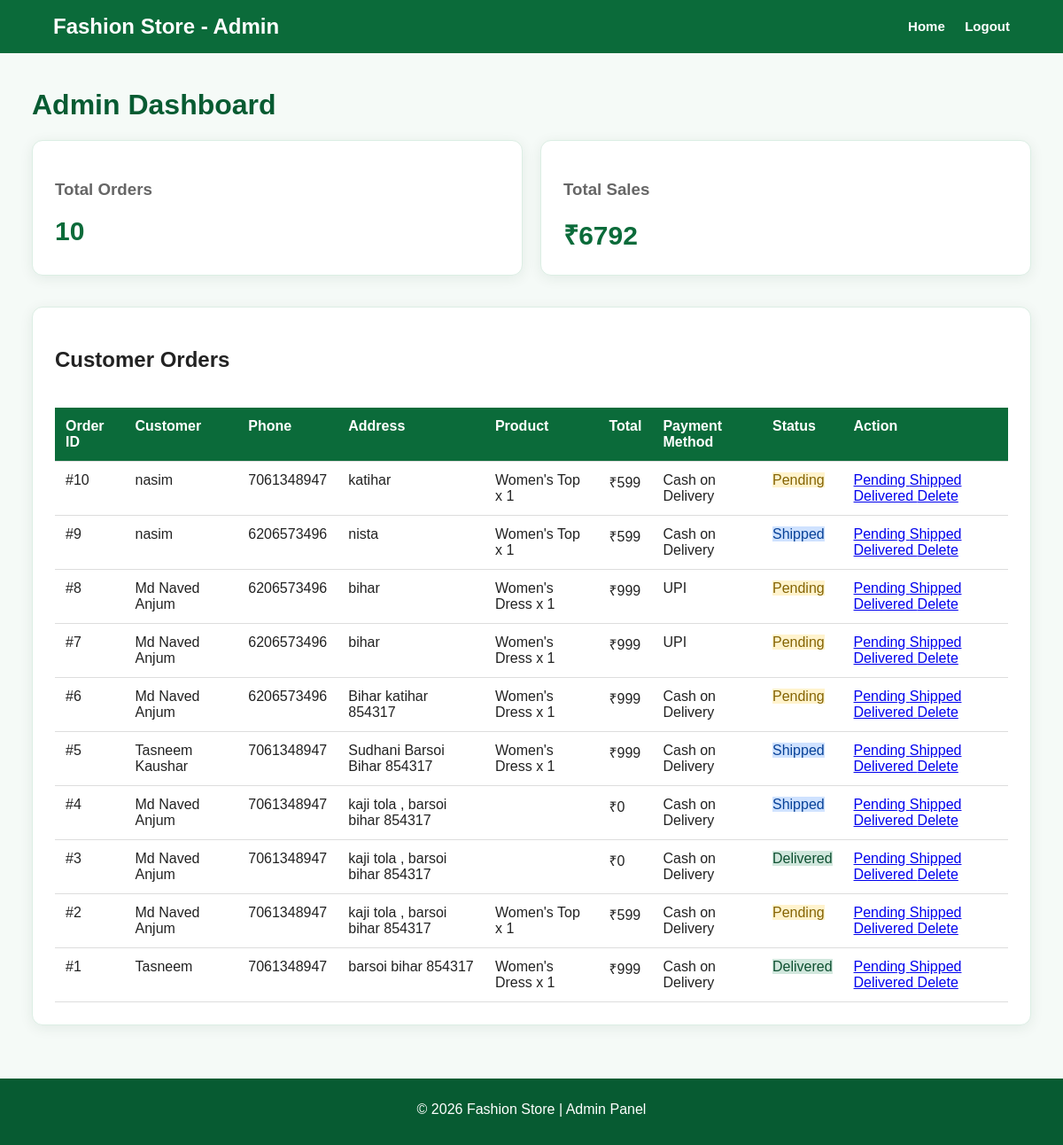
Before: /admin (signed in) with the older database file.
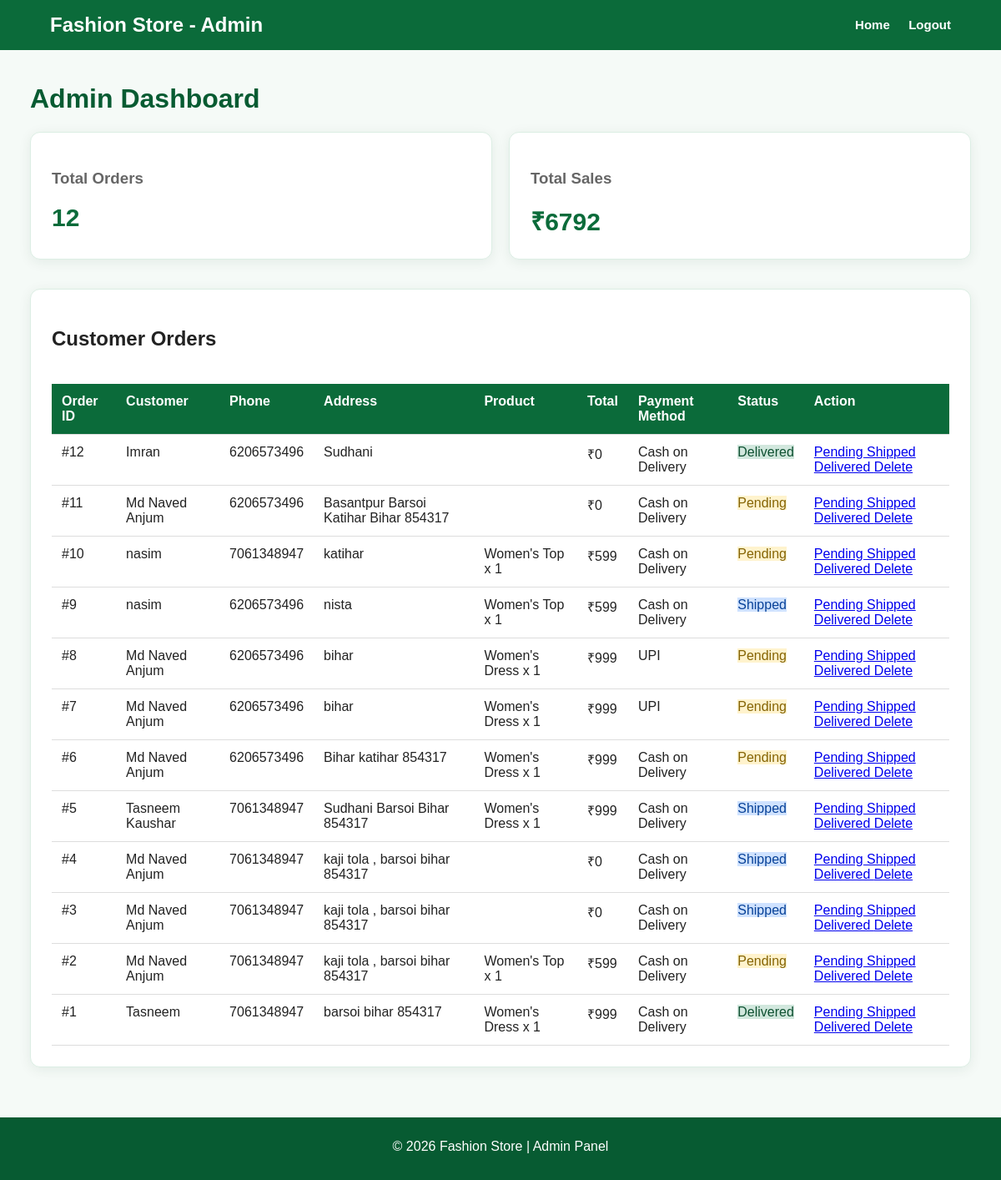
After: the same page with the newer database file.
### tables this page shows
CREATE TABLE orders (
            id INTEGER PRIMARY KEY AUTOINCREMENT,
            name TEXT NOT NULL,
            phone TEXT NOT NULL,
            address TEXT NOT NULL,
            product TEXT NOT NULL,
            total INTEGER NOT NULL,
            status TEXT DEFAULT 'Pending'
        , payment_method TEXT DEFAULT 'Cash on Delivery');

### app.py (the view)
@app.route("/admin")
def admin():
    if not session.get("admin"):
        return redirect(url_for("login"))
    connection = sqlite3.connect("orders.db")
    connection.row_factory = sqlite3.Row
    cursor = connection.cursor()
    cursor.execute(
        "SELECT * FROM orders ORDER BY id DESC"
    )
    orders = cursor.fetchall()
    cursor.execute(
        "SELECT COUNT(*) FROM orders"
    )
    total_orders = cursor.fetchone()[0]
    cursor.execute(
        "SELECT COALESCE(SUM(total), 0) FROM orders"
    )
    total_sales = cursor.fetchone()[0]
    connection.close()
    return render_template(
        "admin.html",
        orders=orders,
        total_orders=total_orders,
        total_sales=total_sales
    )

### templates/admin.html (shortened to what this page needs)
<!DOCTYPE html>
<html lang="en">
<head>
    <link rel="stylesheet"
          href="{{ url_for('static', filename='style.css') }}">
</head>
<body>
    <nav class="navbar">
        <h2>Fashion Store - Admin</h2>
        <div>
            <a href="/">Home</a>
            <a href="/logout">Logout</a>
        </div>
    </nav>
    <div class="admin-container">
        <h1>Admin Dashboard</h1>
        <div class="admin-stats">
            <div class="stat-card">
                <h3>Total Orders</h3>
                <strong>
                    {{ total_orders }}
                </strong>
            </div>
            <div class="stat-card">
                <h3>Total Sales</h3>
                <strong>
                    ₹{{ total_sales }}
                </strong>
            </div>
        </div>
        <div class="orders-section">
            <h2>Customer Orders</h2>
            {% if orders %}
            <div class="table-wrapper">
                <table>
                    <thead>
                        <tr>
                            <th>Order ID</th>
                            <th>Customer</th>
                            <th>Phone</th>
                            <th>Address</th>
                            <th>Product</th>
                            <th>Total</th>
                            <th>Payment Method</th>
                            <th>Status</th>
                            <th>Action</th>
                        </tr>
                    </thead>
                    <tbody>
                        {% for order in orders %}
                        <tr>
                            <td>
                                #{{ order.id }}
                            </td>
                            <td>
                                {{ order.name }}
                            </td>
                            <td>
                                {{ order.phone }}
                            </td>
                            <td>
                                {{ order.address }}
                            </td>
                            <td>
                                {{ order.product }}
                            </td>
                            <td>
                                ₹{{ order.total }}
                            </td>
                            <td>
                                {{ order.payment_method }}
                            </td>
                            <td>
                                <span class="status
                                    {% if order.status == 'Pending' %}
                                        pending
                                    {% elif order.status == 'Shipped' %}
                                        shipped
                                    {% else %}
                                        delivered
                                    {% endif %}
                                ">
                                    {{ order.status }}
                                </span>
                            </td>
                            <td>
                                <a href="/update_status/{{ order.id }}/Pending"
                                   class="action-btn pending-btn">
                                    Pending
                                </a>
                                <a href="/update_status/{{ order.id }}/Shipped"
                                   class="action-btn shipped-btn">
                                    Shipped
                                </a>
                                <a href="/update_status/{{ order.id }}/Delivered"
                                   class="action-btn delivered-btn">
                                    Delivered
                                </a>
                                <a href="/delete_order/{{ order.id }}"
                                   class="action-btn delete-btn"
                                   onclick="return confirm('Delete this order?');">
                                    Delete
                                </a>
                            </td>
                        </tr>
                        {% endfor %}
                    </tbody>
                </table>
            </div>
            {% else %}
            <p class="no-orders">
                No orders found.
            </p>
            {% endif %}
        </div>
    </div>
    <footer>
        <p>
            © 2026 Fashion Store | Admin Panel
        </p>
    </footer>
</body>
</html>

### static/style.css (style rules this page uses)
* { box-sizing: border-box; }
body { margin: 0; font-family: Arial, Helvetica, sans-serif; background: #f5faf7; color: #222; }
.navbar { background: #0b6b3a; color: white; padding: 16px 5%; display: flex; justify-content: space-between; align-items: center; flex-wrap: wrap; gap: 12px; }
.navbar h2 { margin: 0; font-size: 24px; }
.navbar a { color: white; text-decoration: none; margin-left: 18px; font-size: 15px; font-weight: 600; }
.admin-container { width: 94%; max-width: 1400px; margin: 40px auto; }
.admin-container h1 { color: #075b32; }
.admin-stats { display: grid; grid-template-columns: repeat(2, 1fr); gap: 20px; margin-bottom: 35px; }
.stat-card, .orders-section { background: white; padding: 25px; border-radius: 12px; border: 1px solid #dceee4; box-shadow: 0 3px 15px rgba(0, 70, 35, 0.08); }
.stat-card h3 { color: #666; }
.stat-card strong { font-size: 30px; color: #0b6b3a; }
.table-wrapper { width: 100%; overflow-x: auto; }
table { width: 100%; border-collapse: collapse; margin-top: 20px; }
th, td { padding: 12px; border-bottom: 1px solid #ddd; text-align: left; vertical-align: top; }
th { background: #0b6b3a; color: white; }
.pending { background: #fff3cd; color: #856404; }
.shipped { background: #cfe2ff; color: #084298; }
.delivered { background: #d1e7dd; color: #0f5132; }
footer { margin-top: 60px; padding: 25px; text-align: center; background: #075b32; color: white; }
footer { position: relative; padding-top: 10px !important; padding-bottom: 15px !important; }

Changed rows visible on the page:
added orders: id "12", name "Imran", phone "6206573496", address "Sudhani", total "0", payment_method "Cash on Delivery", status "Delivered"
added orders: id "11", name "Md Naved Anjum", phone "6206573496", address "Basantpur Barsoi Katihar Bihar 854317", total "0", payment_method "Cash on Delivery", status "Pending"
changed orders id 3: status "Delivered" → "Shipped"
Other visible differences:
{{ total_orders }}: "10" → "12"
